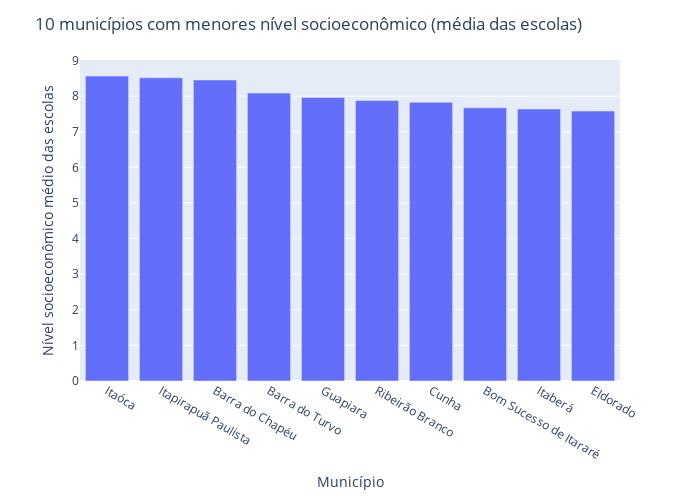

The cell this chart's notebook holds for it:
### Code cell
fig = px.bar(df1,
             x='name', y="nivel_socio_economico", height=500, width=700,
             barmode='stack', labels={"name": "Nome", 'nivel_socio_economico':"Nível socioeconômico "})
fig.update_layout(title = '10 municípios com piores níveis socioeconômicos (média das escolas)')
fig.update_xaxes(title = 'Município')
fig.update_yaxes(title = 'Nível socioeconômico médio das escolas')
fig.show()

### Figure 1 — Plotly figure (JSON) as saved in the notebook; plotly's stock layout.template omitted (floating-point values rounded to 4 significant figures)
{"data": [{"alignmentgroup": "True", "hovertemplate": "Nome=%{x}<br>Nível socioeconômico =%{y}<extra></extra>", "legendgroup": "", "marker": {"color": "#636efa", "pattern": {"shape": ""}}, "name": "", "offsetgroup": "", "orientation": "v", "showlegend": false, "textposition": "auto", "type": "bar", "x": ["Itaóca", "Itapirapuã Paulista", "Barra do Chapéu", "Barra do Turvo", "Guapiara", "Ribeirão Branco", "Cunha", "Bom Sucesso de Itararé", "Itaberá", "Eldorado"], "xaxis": "x", "y": [8.563, 8.515, 8.453, 8.085, 7.959, 7.875, 7.825, 7.67, 7.638, 7.58], "yaxis": "y"}], "layout": {"barmode": "stack", "height": 500, "legend": {"tracegroupgap": 0}, "margin": {"t": 60}, "title": {"text": "10 municípios com menores nível socioeconômico (média das escolas)"}, "width": 700, "xaxis": {"anchor": "y", "domain": [0, 1], "title": {"text": "Município"}}, "yaxis": {"anchor": "x", "domain": [0, 1], "title": {"text": "Nível socioeconômico médio das escolas"}}}}
